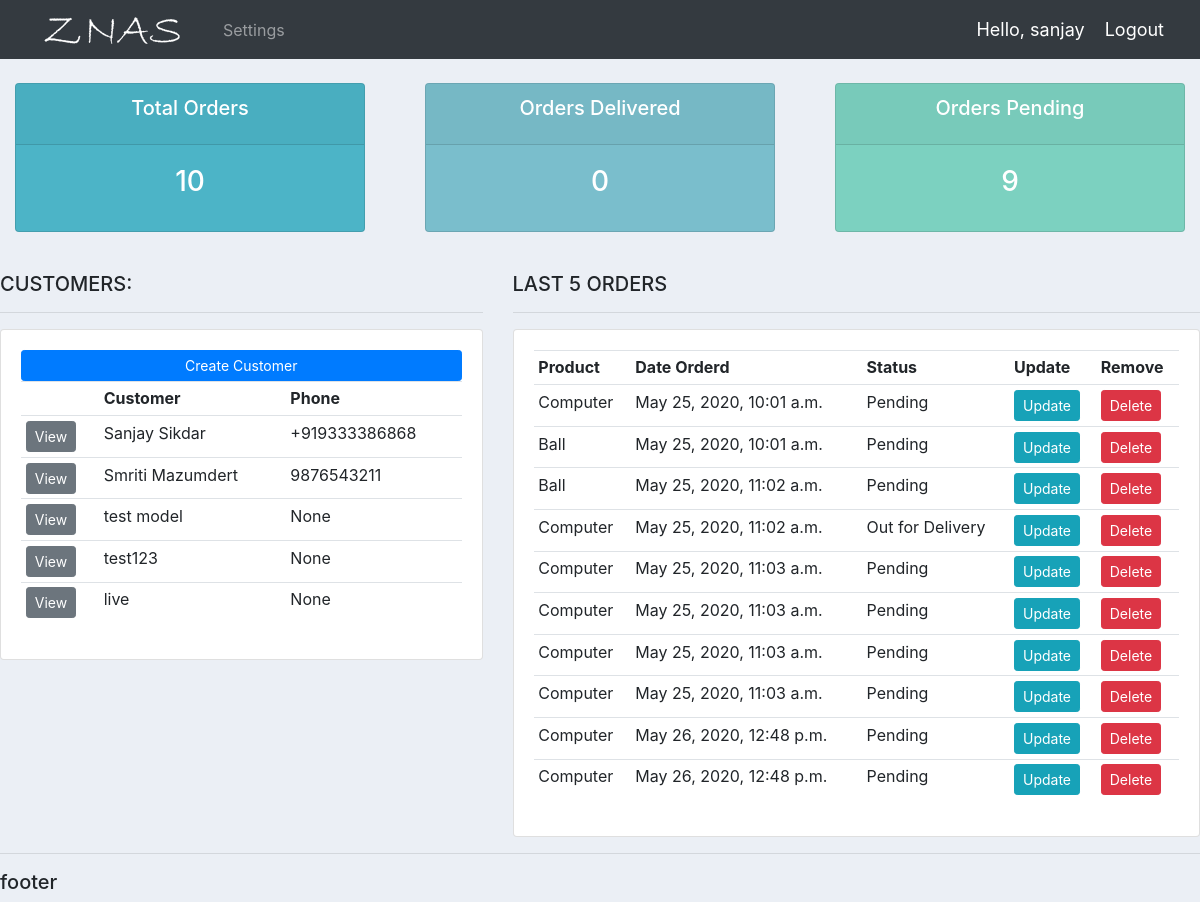
Screenshot of / (signed in) with the database file from the repository.
### accounts/models.py (models this page shows, shortened)
class Customer(models.Model):
	user = models.OneToOneField(User, null=True, blank=True, on_delete=models.CASCADE)
	name = models.CharField(max_length=200, null=True)
	phone = models.CharField(max_length=200, null=True)
	email = models.CharField(max_length=200, null=True)
	profile_img = models.ImageField(default="Untitled.png", null=True, blank=True)
	date_created = models.DateTimeField(auto_now_add=True, null=True)

class Order(models.Model):
	STATUS = (
		('Pending', 'Pending'),
		('Out for Delivery', 'Out for Delivery'),
		('Delivered', 'Delivered'),
	)
	customer = models.ForeignKey(Customer, null=True, on_delete=models.SET_NULL)
	product = models.ForeignKey(Product, null=True, on_delete=models.SET_NULL)
	date_created = models.DateTimeField(auto_now_add=True)
	status = models.CharField(max_length=100,null=True, choices=STATUS)

class Product(models.Model):
	CATEGORY = (
		('Indoor', 'Indoor'),
		('Out Door', 'Out Door'),
	)
	name = models.CharField(max_length=200,null=True)
	price = models.FloatField(null=True)
	category = models.CharField(max_length=200, null=True, choices=CATEGORY)
	description = models.CharField(max_length=200, null=True, blank=True)
	date_created = models.DateTimeField(auto_now_add=True)
	tags = models.ManyToManyField(Tag)
	def __str__(self):
		return self.name

### accounts/decorators.py (the view)
	def wrapper_func(req, *args, **kwargs):
		group = None
		if req.user.groups.exists():
			group = req.user.groups.all()[0].name
		if group in 'customer':
			return redirect('user_account')
		if group in 'admin':
			return view_func(req, *args, **kwargs)

### accounts/views.py (called while the page is built)
@login_required(login_url = 'login')
@admin_only
def home(req):
	orders = Order.objects.all()
	customers = Customer.objects.all()
	context = {
		'orders' : orders,
		'orders_delivered' : orders.filter(status='Delivered').count(),
		'orders_pending' : orders.filter(status='Pending').count(),
		'orders_total' : orders.count(),
		'customers' : customers,
	}
	return render(req, 'accounts/dashboard.html', context)

### accounts/templates/accounts/dashboard.html
{% extends 'accounts/main.html' %}
{% block content %}
{% include 'accounts/status.html' %}
<br>
<div class="row">
	<div class="col-md-5">
		<h5>CUSTOMERS:</h5>
		<hr>
		<div class="card card-body">
			<a class="btn btn-primary  btn-sm btn-block" href="">Create Customer</a>
			<table class="table table-sm">
				<tr>
					<th></th>
					<th>Customer</th>
					<th>Phone</th>
				</tr>
				{% for customer in customers %}
				<tr>
					<td><a href="{% url 'customer' customer.id %}" class="btn btn-sm btn-secondary">View</a></td>
					<td>{{customer.name}}</td>
					<td>{{customer.phone}}</td>
				</tr>
				{% endfor %}
			</table>
		</div>
	</div>
	<div class="col-md-7">
		<h5>LAST 5 ORDERS</h5>
		<hr>
		<div class="card card-body">
			<table class="table table-sm">
				<tr>
					<th>Product</th>
					<th>Date Orderd</th>
					<th>Status</th>
					<th>Update</th>
					<th>Remove</th>
				</tr>
				{% for order in orders %}
				<tr>
					<td>{{order.product}}</td>
					<td>{{order.date_created}}</td>
					<td>{{order.status}}</td>
					<td><a href="{%url 'updateOrder' order.id %}" class="btn btn-sm btn-info">Update</a></td>
					<td><a href="{% url 'deleteOrder' order.id %}" class="btn btn-sm btn-danger">Delete</a></td>
				</tr>
				{% endfor %}
			</table>
		</div>
	</div>
</div>
{% endblock %}

### accounts/templates/accounts/main.html (shortened to what this page needs)
{% load static %}
<!DOCTYPE html>
<html>
<head>
	<link rel="stylesheet" href="https://maxcdn.bootstrapcdn.com/bootstrap/4.0.0/css/bootstrap.min.css">
	<link rel="stylesheet" type="text/css" href="{% static 'css/custom.css' %}">
</head>
<body>
	{% include 'accounts/navbar.html' %}
	{% block content %}
	{% endblock %}
	<hr/>
	<h5>footer</h5>
</body>
</html>

### accounts/templates/accounts/navbar.html (shortened to what this page needs)
{% load static %}
<nav class="navbar navbar-expand-lg navbar-dark bg-dark">
 <img src="{% static 'imgs/logo.png' %}">
  <div class="collapse navbar-collapse" id="navbarNav">
    <ul class="navbar-nav">
      {% if req.user.is_staff %}
      <li class="nav-item active">
        <a class="nav-link" href="{% url 'dashboard' %}">Dashboard</a>
      </li>
      <li class="nav-item">
        <a class="nav-link" href="{% url 'product' %}">Products</a>
      </li>
      {% else %}
       <li class="nav-item">
        <a class="nav-link" href="{% url 'account_settings' %}">Settings</a>
      </li>
      {% endif %}
    </ul>
  </div>
  <span class="hello-msg">Hello, {{request.user}}</span>
  <span ><a  class="hello-msg" href="{% url 'logout' %}">Logout</a></span>
</nav>

### accounts/templates/accounts/status.html
<br>
<div class="row">
	<div class="col">
		<div class="col-md">
			<div class="card text-center text-white  mb-3" id="total-orders">
			  	<div class="card-header">
			  		<h5 class="card-title">Total Orders</h5>
			  	</div>
			  	<div class="card-body">
			    	<h3 class="card-title">{{orders_total}}</h3>
			  	</div>
			</div>
		</div>
	</div>
	<div class="col">
		<div class="col-md">
			<div class="card text-center text-white  mb-3" id="orders-delivered">
			  	<div class="card-header">
			  		<h5 class="card-title">Orders Delivered</h5>
			  	</div>
			  	<div class="card-body">
			    	<h3 class="card-title">{{orders_delivered}}</h3>
			  	</div>
			</div>
		</div>
	</div>
	<div class="col">
		<div class="col-md">
			<div class="card text-center text-white  mb-3" id="orders-pending">
			  	<div class="card-header">
			  		<h5 class="card-title">Orders Pending</h5>
			  	</div>
			  	<div class="card-body">
			    	<h3 class="card-title">{{orders_pending}}</h3>
			  	</div>
			</div>
		</div>
	</div>
</div>

### static/css/custom.css (style rules this page uses)
body { background-color: #ebeff5; }
#total-orders { background-color: #4cb4c7; }
#orders-delivered { background-color: #7abecc; }
#orders-pending { background-color: #7CD1C0; }
.hello-msg { font-size: 18px; color: #fff; margin-right: 20px; }

### rows the page displays
Customer: name "Sanjay Sikdar", phone "+919333386868"
Customer: name "Smriti Mazumdert", phone "9876543211"
Customer: name "test model", phone "None"
Customer: name "test123", phone "None"
Customer: name "live", phone "None"
Order: product "Computer", date_created "May 25, 2020, 10:01 a.m.", status "Pending"
Order: product "Ball", date_created "May 25, 2020, 10:01 a.m.", status "Pending"
Order: product "Ball", date_created "May 25, 2020, 11:02 a.m.", status "Pending"
Order: product "Computer", date_created "May 25, 2020, 11:02 a.m.", status "Out for Delivery"
Order: product "Computer", date_created "May 25, 2020, 11:03 a.m.", status "Pending"
Order: product "Computer", date_created "May 25, 2020, 11:03 a.m.", status "Pending"
Order: product "Computer", date_created "May 25, 2020, 11:03 a.m.", status "Pending"
Order: product "Computer", date_created "May 25, 2020, 11:03 a.m.", status "Pending"
Order: product "Computer", date_created "May 26, 2020, 12:48 p.m.", status "Pending"
Order: product "Computer", date_created "May 26, 2020, 12:48 p.m.", status "Pending"

### other values shown
{{ request.user }} "sanjay"
{{ orders_total }} "10"
{{ orders_delivered }} "0"
{{ orders_pending }} "9"
